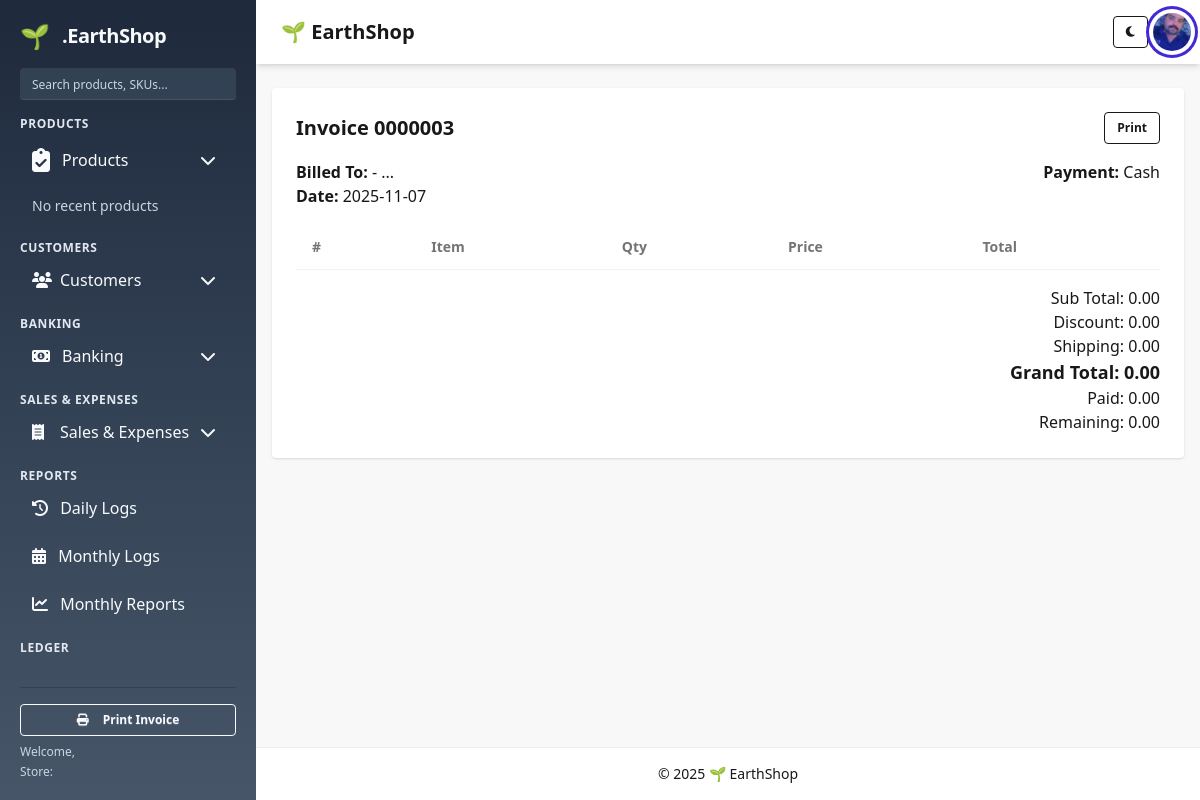
The app's page /sales/detail/3/ with its own data.
### sales/models.py (models this page shows, shortened)
class Invoice(models.Model):
    PAYMENT_CASH = 'Cash'
    PAYMENT_INSTALLMENT = 'Installment'
    PAYMENT_CHECK = 'Check'
    PAYMENT_TYPES = (
        (PAYMENT_CASH, 'Cash'),
        (PAYMENT_INSTALLMENT, 'Installment'),
        (PAYMENT_CHECK, 'Check'),
    )
    customer = models.ForeignKey(
        'customers.Customer', related_name='invoices',
        blank=True, null=True, on_delete=models.SET_NULL
    )
    payment_type = models.CharField(max_length=32, choices=PAYMENT_TYPES, default=PAYMENT_CASH)
    bank_details = models.ForeignKey(
        'banking.Bank', related_name='invoice_payments',
        blank=True, null=True, on_delete=models.SET_NULL
    )
    total_quantity = models.DecimalField(max_digits=12, decimal_places=2, default=0)
    sub_total = models.DecimalField(max_digits=20, decimal_places=2, default=0)
    discount = models.DecimalField(max_digits=20, decimal_places=2, default=0)
    shipping = models.DecimalField(max_digits=20, decimal_places=2, default=0)
    grand_total = models.DecimalField(max_digits=20, decimal_places=2, default=0)
    paid_amount = models.DecimalField(max_digits=20, decimal_places=2, default=0)
    remaining_payment = models.DecimalField(max_digits=20, decimal_places=2, default=0)
    cash_payment = models.DecimalField(max_digits=20, decimal_places=2, default=0)
    cash_returned = models.DecimalField(max_digits=20, decimal_places=2, default=0)
    date = models.DateField(default=timezone.now)
    created_at = models.DateTimeField(auto_now_add=True)
    class Meta:
        ordering = ['-date', '-id']
    def __str__(self):
        return str(self.id).zfill(7)

### sales/views.py (the view)
# urls.py: path('detail/<int:pk>/', views.invoice_detail, name='invoice_detail'),
def invoice_detail(request, pk):
    invoice = get_object_or_404(Invoice, pk=pk)
    items = invoice.invoice_items.select_related('item').all()
    return render(request, 'sales/invoice_detail.html', {
        'invoice': invoice,
        'items': items
    })

### templates/sales/invoice_detail.html (shortened to what this page needs)
{% extends "base.html" %}
{% block content %}
<div class="bg-white p-6 rounded shadow">
  <div class="flex justify-between items-center">
    <h2 class="text-xl font-bold">Invoice {{ invoice }}</h2>
    <div>
      <button onclick="window.print()" class="btn btn-sm btn-outline">Print</button>
    </div>
  </div>
  <div class="grid grid-cols-2 gap-6 mt-4">
    <div>
      <p><strong>Billed To:</strong>   {% if inv.customer %}
    {{ inv.customer.name }}
  {% else %}
    -
  {% endif %}
...</p>
      <p><strong>Date:</strong> {{ invoice.date|date:"Y-m-d" }}</p>
    </div>
    <div class="text-right">
      <p><strong>Payment:</strong> {{ invoice.payment_type }}</p>
    </div>
  </div>
  <div class="mt-4">
    <table class="table w-full">
      <thead><tr><th>#</th><th>Item</th><th>Qty</th><th>Price</th><th>Total</th></tr></thead>
    </table>
  </div>
  <div class="mt-4 text-right">
    <p>Sub Total: {{ invoice.sub_total }}</p>
    <p>Discount: {{ invoice.discount }}</p>
    <p>Shipping: {{ invoice.shipping }}</p>
    <p class="text-lg font-bold">Grand Total: {{ invoice.grand_total }}</p>
    <p>Paid: {{ invoice.paid_amount }}</p>
    <p>Remaining: {{ invoice.remaining_payment }}</p>
  </div>
</div>
{% endblock %}

### records on screen
Invoice: id "0000003", date "2025-11-07", payment_type "Cash", sub_total "0.00", discount "0.00", shipping "0.00", grand_total "0.00", paid_amount "0.00", remaining_payment "0.00"

### other values on screen
{{ year|default:2025 }} "2025"
